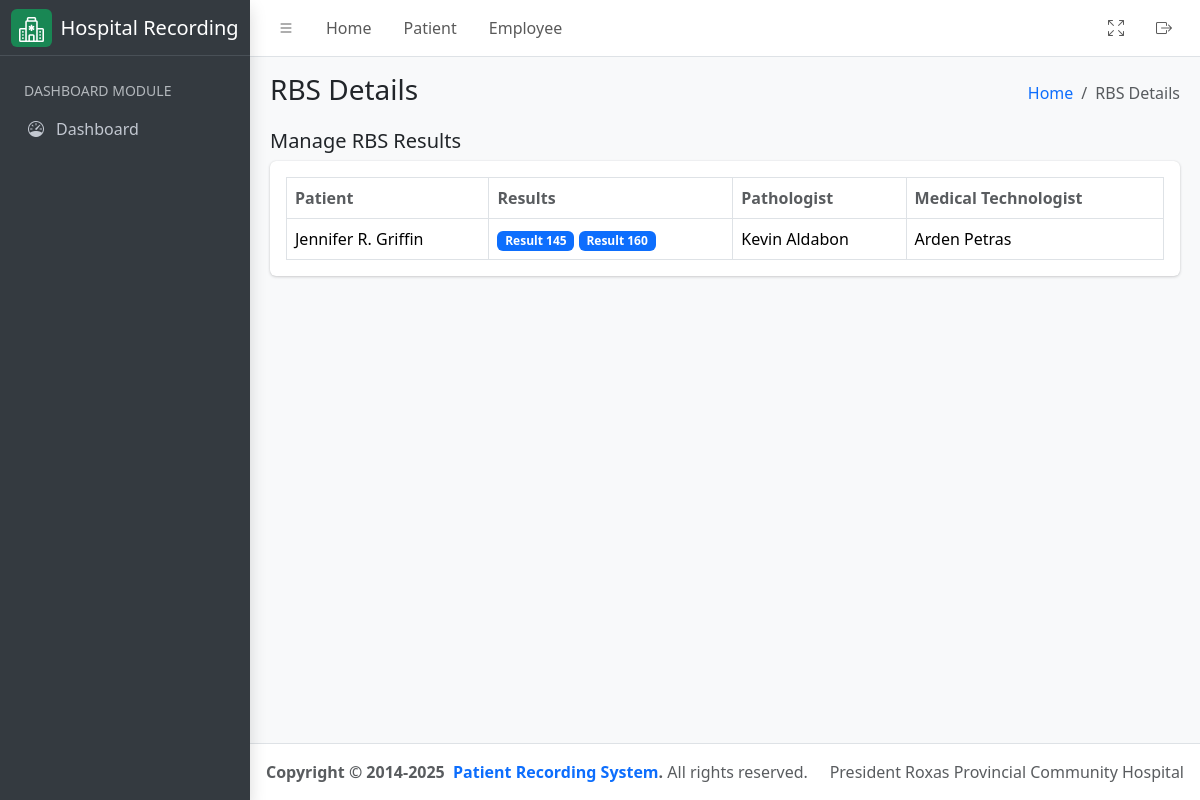
/laboratory/rbs/result, run on the app's committed database.
### hospital_app/models.py (models this page shows, shortened)
class RBS(models.Model):
    patient = models.ForeignKey(
        Patient, on_delete=models.CASCADE, related_name="patient_rbs"
    )
    rbs_result = models.ManyToManyField(
        RBSResult,
        related_name="rbs_results",
        help_text="Related RBS results.",
    )
    assigned_pathologist = models.ForeignKey(
        CustomUser,
        related_name="rbs_assigned_pathologist",
        on_delete=models.CASCADE,
        null=True,
        blank=True,
        limit_choices_to={"groups__name": "Pathologist"},
    )
    re_test = models.BooleanField(default=False, help_text="Retest the RBS")
    assigned_technologist = models.ForeignKey(
        CustomUser,
        related_name="rbs_assigned_technologist",
        on_delete=models.CASCADE,
        null=True,
        blank=True,
        limit_choices_to={"groups__name": "Medical Technologist"},
    )

class Patient(models.Model):
    firstname = models.CharField(max_length=255)
    middlename = models.CharField(max_length=255, null=False, blank=True)
    lastname = models.CharField(max_length=255)
    age = models.PositiveIntegerField()
    sex = models.CharField(
        max_length=10, choices=(("Male", "Male"), ("Female", "Female"))
    )
    birthdate = models.DateField(help_text="Birth date of the patient", null=True, blank=True)
    address = models.TextField(help_text="Permanent address of the patient", null=True, blank=True)
    physician = models.ForeignKey(
        CustomUser,
        related_name="physician",
        limit_choices_to={"groups__name": "Physician"},
        on_delete=models.CASCADE,
    )
    room_number = models.PositiveIntegerField(null=True, blank=True, help_text="Leave room number as empty if out patient")
    sample_type = models.CharField(max_length=255)
    time_of_collection = models.TimeField(auto_now_add=True)
    date_of_collection = models.DateField(auto_now_add=True)
    sars_result = models.CharField(max_length=255)
    date = models.DateField(auto_now_add=True)
    serial_number = models.CharField(max_length=255, help_text="Serial number example: PT-01152025-R23")
    assigned_pathologist = models.ForeignKey(
        CustomUser,
        related_name="patient_pathologist",
        on_delete=models.CASCADE,
        null=True,
        blank=True,
        limit_choices_to={"groups__name": "Pathologist"},
    )
    assigned_technologist = models.ForeignKey(
        CustomUser,
        related_name="patient_technologist",
        on_delete=models.CASCADE,
        null=True,
        blank=True,
        limit_choices_to={"groups__name": "Medical Technologist"},
    )
    patient_type = models.CharField(
        max_length=100,
        default="In Patient",
        choices=(
            ("In Patient", "In Patient"),
            ("Out Patient", "Out Patient"),
        ),
    )
    def get_full_name(self):
        return f"{self.firstname}  { self.middlename[0] + '.' if self.middlename else ''} {self.lastname}"
    class Meta:
        ordering = ("time_of_collection",)

class RBSResult(models.Model):
    result = models.CharField(max_length=255)
    date = models.DateField(auto_now_add=False)
    time = models.TimeField(auto_now_add=False)
    def __str__(self) -> str:
        return f"Result {self.result}"
    class Meta:
        ordering = ("date",)

class CustomUser(AbstractUser):
    license_number = models.CharField(max_length=10, unique=True, db_index=True)
    class Meta:
        verbose_name = "User"
        verbose_name_plural = "Users"

### hospital_app/views.py (the view)
# urls.py: path('laboratory/rbs/result', RBSView.as_view(), name="rbs_result_list"),
class RBSView(ListView):
    template_name = "rbs.html"
    queryset = RBS.objects.all()
    context_object_name = "results"
    def get_context_data(self, **kwargs):
        context = super().get_context_data(**kwargs)
        context["detail_header"] = "RBS Details List"
        context["humberger_header"] = "RBS Details"
        return context

### hospital_app/templatetags/group.py (called while the page is built)
@register.filter
def has_group(user, group_name):
    return user.groups.filter(name=group_name).exists()

### hospital_app/templates/rbs.html (shortened to what this page needs)
{% extends './includes/base.html' %}
{% load group %}
{% block content %}
<div class="container-fluid">
    <div class="row">
        <div class="col-md-12">
            <div class="d-flex justify-content-between align-items-center">
                <h5>Manage RBS Results</h5>
            </div>
            <div class="card mb-4">
                <div class="card-body">
                    <table id="datatable" class="table table-bordered table-hover">
                        <thead>
                            <tr>
                                <th class="text-muted">Patient</th>
                                <th class="text-muted">Results</th>
                                <th class="text-muted">Pathologist</th>
                                <th class="text-muted">Medical Technologist</th>
                            </tr>
                        </thead>
                        <tbody>
                            {% for result in results %}
                            <tr>
                                <td>{{ result.patient.get_full_name }}</td>
                                <td>
                                    {% for item in result.rbs_result.all %}
                                        <span class="badge bg-primary">
                                            {{ item }}
                                        </span>
                                    {% endfor %}
                                </td>
                                <td>{{ result.assigned_pathologist.get_full_name }}</td>
                                <td>{{ result.assigned_technologist.get_full_name }}</td>
                            </tr>
                            {% endfor %}
                        </tbody>
                    </table>
                </div>
            </div>
        </div>
    </div>
</div>
{% endblock %}

### data on the page
RBS: patient.get_full_name "Jennifer R. Griffin", assigned_pathologist.get_full_name "Kevin Aldabon", assigned_technologist.get_full_name "Arden Petras"
RBSResult: result "Result 145"
RBSResult: result "Result 160"

### other printed values
{{ humberger_header }} "RBS Details"
